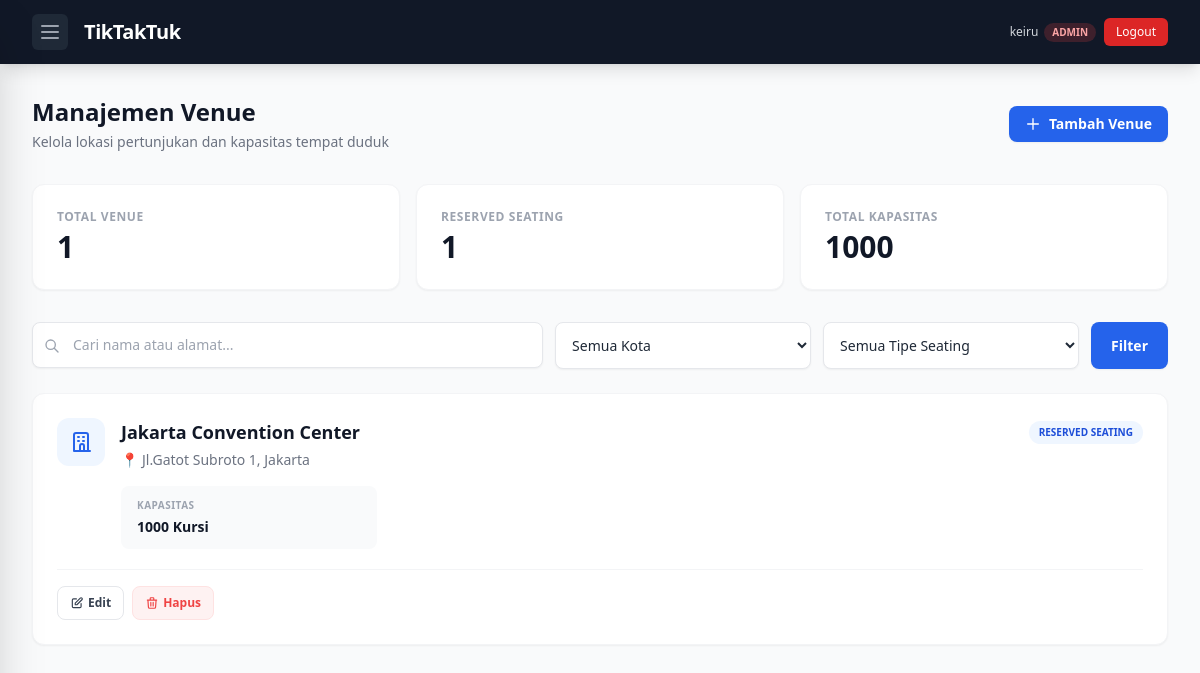
Page /venue/ (signed in) on the committed database.
### ticketing/models/user.py (models this page shows, shortened)
class CustomUser(AbstractUser):
    class RoleChoices(models.TextChoices):
        ADMIN = 'ADMIN', 'Admin'
        ORGANIZER = 'ORGANIZER', 'Organizer'
        CUSTOMER = 'CUSTOMER', 'Customer'
    id = models.UUIDField(primary_key=True, default=uuid.uuid4, editable=False)
    role = models.CharField(
        max_length=20,
        choices=RoleChoices.choices,
        default=RoleChoices.CUSTOMER,
    )
    phone_number = models.CharField(max_length=30, blank=True, default='')
    class Meta:
        db_table = 'custom_user'

### ticketing/models/venue.py (models this page shows, shortened)
class Venue(models.Model):
    id = models.UUIDField(primary_key=True, default=uuid.uuid4, editable=False)
    name = models.CharField(max_length=255)
    capacity = models.IntegerField(
        validators=[MinValueValidator(1, message="Capacity must be greater than 0.")]
    )
    address = models.TextField()
    city = models.CharField(max_length=255)
    has_reserved_seating = models.BooleanField(default=False)
    class Meta:
        ordering = ['name']
        db_table = 'venue'

### venue/views.py (the view)
# urls.py: path('', views.venue_list, name='venue_list'),
@login_required
def venue_list(request):
    all_venues = Venue.objects.all().order_by('name')
    venues = all_venues
    query = request.GET.get('q', '').strip()
    selected_city = request.GET.get('city', '').strip()
    selected_seating = request.GET.get('seating', '').strip()
    if query:
        venues = venues.filter(
            Q(name__icontains=query) |
            Q(address__icontains=query)
        )
    if selected_city:
        venues = venues.filter(city__iexact=selected_city)
    if selected_seating == 'reserved':
        venues = venues.filter(has_reserved_seating=True)
    elif selected_seating == 'free':
        venues = venues.filter(has_reserved_seating=False)
    cities = Venue.objects.values_list('city', flat=True).distinct().order_by('city')
    total_venues = all_venues.count()
    reserved_count = all_venues.filter(has_reserved_seating=True).count()
    total_capacity = all_venues.aggregate(total=Sum('capacity'))['total'] or 0
    role = get_user_role(request)
    can_manage = is_admin_or_organizer(request)
    context = {
        'venues': venues,
        'cities': cities,
        'query': query,
        'selected_city': selected_city,
        'selected_seating': selected_seating,
        'total_venues': total_venues,
        'reserved_count': reserved_count,
        'total_capacity': total_capacity,
        'role': role,
        'is_admin_or_organizer': can_manage,
        'can_manage': can_manage,
    }
    return render(request, 'venue/venue_list.html', context)

### venue/views.py (called while the page is built)
def get_user_role(request):
    if request.user.is_authenticated and hasattr(request.user, 'role') and request.user.role:
        return str(request.user.role)
    return request.session.get('role', 'CUSTOMER')

def is_admin_or_organizer(request):
    role = get_user_role(request).upper()
    return role in ['ADMIN', 'ORGANIZER']

### venue/templates/venue/venue_list.html (shortened to what this page needs)
{% extends "base.html" %}
{% block content %}
<div class="max-w-7xl mx-auto px-4 sm:px-6 lg:px-8 py-8">
    <div class="flex flex-col sm:flex-row justify-between items-start sm:items-center mb-8 gap-4">
        <div>
            <h1 class="text-2xl font-bold text-gray-900">Manajemen Venue</h1>
            <p class="text-sm text-gray-500 mt-1">Kelola lokasi pertunjukan dan kapasitas tempat duduk</p>
        </div>
        {% if is_admin_or_organizer %}
        <button onclick="openModal('createVenueModal')"
                class="inline-flex items-center px-4 py-2 bg-blue-600 hover:bg-blue-700 text-white text-sm font-semibold rounded-lg transition-colors shadow-sm">
            <svg class="w-4 h-4 mr-2" fill="none" stroke="currentColor" viewBox="0 0 24 24">
                <path stroke-linecap="round" stroke-linejoin="round" stroke-width="2" d="M12 4v16m8-8H4"></path>
            </svg>
            Tambah Venue
        </button>
        {% endif %}
    </div>
    <div class="grid grid-cols-1 md:grid-cols-3 gap-4 mb-8">
        <div class="bg-white rounded-xl shadow-sm border border-gray-100 p-6">
            <p class="text-xs font-semibold text-gray-400 uppercase tracking-wider mb-1">Total Venue</p>
            <p class="text-3xl font-bold text-gray-900">{{ total_venues }}</p>
        </div>
        <div class="bg-white rounded-xl shadow-sm border border-gray-100 p-6">
            <p class="text-xs font-semibold text-gray-400 uppercase tracking-wider mb-1">Reserved Seating</p>
            <p class="text-3xl font-bold text-gray-900">{{ reserved_count }}</p>
        </div>
        <div class="bg-white rounded-xl shadow-sm border border-gray-100 p-6">
            <p class="text-xs font-semibold text-gray-400 uppercase tracking-wider mb-1">Total Kapasitas</p>
            <p class="text-3xl font-bold text-gray-900">{{ total_capacity }}</p>
        </div>
    </div>
    <form method="get" class="mb-6 flex flex-col lg:flex-row gap-3">
        <div class="relative flex-1">
            <div class="absolute inset-y-0 left-0 pl-3 flex items-center pointer-events-none">
            </div>
            <input type="text"
                   name="q"
                   value="{{ query }}"
                   placeholder="Cari nama atau alamat..."
                   class="block w-full pl-10 pr-3 py-3 border border-gray-200 rounded-lg text-sm focus:ring-blue-500 focus:border-blue-500 bg-white shadow-sm">
        </div>
        <div class="relative w-full lg:w-64">
            <select name="city"
                    class="block w-full px-3 py-3 border border-gray-200 rounded-lg text-sm focus:ring-blue-500 focus:border-blue-500 bg-white shadow-sm"
                    onchange="this.form.submit()">
                <option value="">Semua Kota</option>
            </select>
        </div>
        <div class="relative w-full lg:w-64">
            <select name="seating"
                    class="block w-full px-3 py-3 border border-gray-200 rounded-lg text-sm focus:ring-blue-500 focus:border-blue-500 bg-white shadow-sm"
                    onchange="this.form.submit()">
                <option value="">Semua Tipe Seating</option>
            </select>
        </div>
        <button type="submit"
                class="px-5 py-3 bg-blue-600 hover:bg-blue-700 text-white text-sm font-semibold rounded-lg transition-colors shadow-sm">
            Filter
        </button>
    </form>
    <div class="space-y-4">
        {% for venue in venues %}
        <div class="bg-white rounded-xl border border-gray-100 shadow-sm p-6">
            <div class="flex justify-between items-start gap-4">
                <div class="flex items-start gap-4">
                    <div class="w-12 h-12 rounded-xl bg-blue-50 text-blue-600 flex items-center justify-center shrink-0">
                        <svg class="w-6 h-6" fill="none" stroke="currentColor" viewBox="0 0 24 24">
                            <path stroke-linecap="round" stroke-linejoin="round" stroke-width="2"
                                  d="M19 21V5a2 2 0 00-2-2H7a2 2 0 00-2 2v16m14 0h2m-2 0h-4m-5 0H5m2 0h4m0 0v-5a2 2 0 012-2h0a2 2 0 012 2v5m-4 0h4M9 7h1m4 0h1M9 11h1m4 0h1"/>
                        </svg>
                    </div>
                    <div>
                        <h2 class="text-lg font-bold text-gray-900">{{ venue.name }}</h2>
                        <p class="text-sm text-gray-500 mt-1">
                            <span class="inline-block mr-1">📍</span>{{ venue.address }}, {{ venue.city }}
                        </p>
                        <div class="mt-4 bg-gray-50 rounded-lg px-4 py-3 w-full sm:w-64">
                            <p class="text-[10px] font-bold text-gray-400 uppercase tracking-wider">Kapasitas</p>
                            <p class="text-sm font-bold text-gray-900 mt-1">{{ venue.capacity }} Kursi</p>
                        </div>
                    </div>
                </div>
                <div>
                    {% if venue.has_reserved_seating %}
                    <span class="inline-flex items-center px-2.5 py-1 rounded-full text-[10px] font-bold bg-blue-50 text-blue-700 uppercase">
                        Reserved Seating
                    </span>
                    {% else %}
                    <span class="inline-flex items-center px-2.5 py-1 rounded-full text-[10px] font-bold bg-gray-100 text-gray-600 uppercase">
                        Free Seating
                    </span>
                    {% endif %}
                </div>
            </div>
            {% if is_admin_or_organizer %}
            <div class="mt-5 pt-4 border-t border-gray-100 flex items-center gap-2">
                <button onclick="openEditModal('{{ venue.id }}', '{{ venue.name|escapejs }}', '{{ venue.capacity }}', '{{ venue.city|escapejs }}', '{{ venue.address|escapejs }}', '{{ venue.has_reserved_seating|lower }}')"
                        class="inline-flex items-center px-3 py-2 text-xs font-semibold text-gray-700 bg-white border border-gray-200 rounded-lg hover:bg-gray-50 transition">
                    <svg class="w-3.5 h-3.5 mr-1" fill="none" stroke="currentColor" viewBox="0 0 24 24">
                        <path stroke-linecap="round" stroke-linejoin="round" stroke-width="2"
                              d="M11 5H6a2 2 0 00-2 2v11a2 2 0 002 2h11a2 2 0 002-2v-5m-1.414-9.414a2 2 0 112.828 2.828L11.828 15H9v-2.828l8.586-8.586z"/>
                    </svg>
                    Edit
                </button>
                <button onclick="openDeleteModal('{{ venue.id }}', '{{ venue.name|escapejs }}')"
                        class="inline-flex items-center px-3 py-2 text-xs font-semibold text-red-500 bg-red-50 border border-red-100 rounded-lg hover:bg-red-100 transition">
                    <svg class="w-3.5 h-3.5 mr-1" fill="none" stroke="currentColor" viewBox="0 0 24 24">
                        <path stroke-linecap="round" stroke-linejoin="round" stroke-width="2"
                              d="M19 7l-.867 12.142A2 2 0 0116.138 21H7.862a2 2 0 01-1.995-1.858L5 7m5 4v6m4-6v6m1-10V4a1 1 0 00-1-1h-4a1 1 0 00-1 1v3M4 7h16"/>
                    </svg>
                    Hapus
                </button>
            </div>
            {% endif %}
        </div>
        {% endfor %}
    </div>
</div>
{% endblock %}

### templates/base.html (shortened to what this page needs)
<!DOCTYPE html>
<html lang="en" class="h-full">
<head>
    <script src="https://cdn.tailwindcss.com"></script>
</head>
<body class="h-full bg-gray-50 text-gray-800">
    {% if show_navbar|default:True %}
    <nav class="sticky top-0 z-50 bg-gray-900 shadow-lg">
        <div class="max-w-7xl mx-auto px-4 sm:px-6 lg:px-8">
            <div class="flex items-center justify-between h-16">
                <div class="flex-shrink-0 flex items-center">
                    {% if user.is_authenticated and user.role in 'ADMIN,ORGANIZER' %}
                    <button id="drawer-toggle" class="mr-4 text-gray-400 hover:text-white focus:outline-none bg-gray-800 hover:bg-gray-700 p-1.5 rounded-md transition">
                        <svg class="h-6 w-6" fill="none" viewBox="0 0 24 24" stroke="currentColor">
                            <path stroke-linecap="round" stroke-linejoin="round" stroke-width="2" d="M4 6h16M4 12h16M4 18h16"/>
                        </svg>
                    </button>
                    {% endif %}
                    <a href="{% if user.is_authenticated %}{% url 'core:dashboard' %}{% else %}/{% endif %}" class="flex items-center space-x-2 text-white text-lg font-bold tracking-tight">
                        <span class="text-xl">TikTakTuk</span>
                    </a>
                </div>
                <div class="hidden lg:flex lg:items-center lg:space-x-2">
                    {% if user.is_authenticated %}
                        <div class="flex items-center space-x-1.5 ml-2">
                            <span class="text-gray-300 text-xs">{{ user.username }}</span>
                            <span class="inline-flex items-center px-2 py-0.5 rounded-full text-[10px] font-semibold
                                {% if user.role == 'ADMIN' %} bg-red-500/20 text-red-300
                                {% elif user.role == 'ORGANIZER' %} bg-amber-500/20 text-amber-300
                                {% else %} bg-indigo-500/20 text-indigo-300
                                {% endif %}">{{ user.role }}
                            </span>
                        </div>
                        <a href="{% url 'authentication:logout' %}" class="ml-2 px-3 py-1.5 rounded-md text-xs font-medium text-white bg-red-600 hover:bg-red-700 transition">Logout</a>
                    {% endif %}
                </div>
            </div>
        </div>
    </nav>
    {% endif %}
    <main>
        {% block content %}{% endblock %}
    </main>
</body>
</html>

### rows in the picture
CustomUser: username "keiru", role "ADMIN"
Venue: name "Jakarta Convention Center", address "Jl.Gatot Subroto 1", city "Jakarta", capacity "1000", has_reserved_seating "RESERVED SEATING"

### other values in the picture
{{ total_venues }} "1"
{{ reserved_count }} "1"
{{ total_capacity }} "1000"
